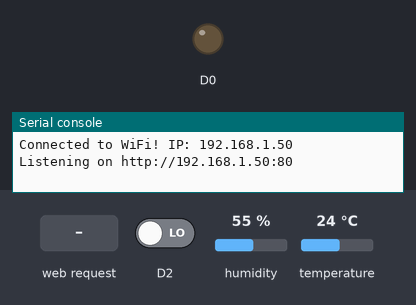
This program was run on a simulated CircuitPython board. Shown: output pins drawn as LEDs (lit = HIGH), the last lines printed to the serial console. Inputs (shaded band) come from the test bench; at power-on: D2 LOW, humidity 55 %, temperature 24 °C. Values from a settings file that is not in the repository are placeholders.

Above: at 2.7 s.
2.8 s: HTTP request GET /?led=toggle received
At 3.8 s:
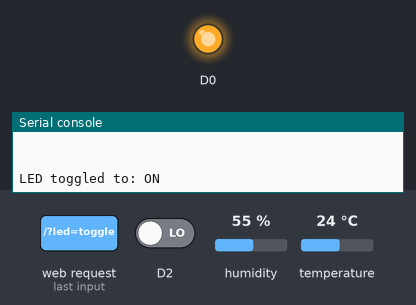
4.3 s: HTTP request GET / received
Timing chart, 0 to 7.3 s (numbered marks = the images above; inputs shaded):
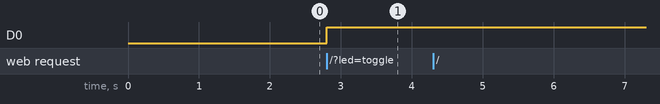

Measured:
- after the input at 2.8 s, D0: LOW → HIGH at once

The program:

26httpserver_DHT22_controlLED_MicrawaveRadar.py
```python
"""
HTTP Server using CircuitPython on Raspberry Pi Pico W
    - Read DHT22 Sensor
    - Control LED
    - Monitor Human Motion Sensor (Microwave Radar)
    - Auto-refresh every 10 seconds

Additional libraries
  https://circuitpython.org/libraries
  - adafruit_dht.mpy
"""

import board
import digitalio
import adafruit_dht
import wifi
import socketpool
import time
import os

# Settings
WIFI_SSID = os.getenv("WIFI_SSID")
WIFI_PASSWORD = os.getenv("WIFI_PASSWORD")
DHT_PIN_NAME = "GP4"
LED_PIN_NAME = "GP0"
MOTION_SENSOR_PIN_NAME = "GP2"
SERVER_PORT = 80
AUTO_REFRESH_SECONDS = 10

# WiFi setup
wifi.radio.connect(WIFI_SSID, WIFI_PASSWORD)
print(f"Connected to WiFi! IP: {wifi.radio.ipv4_address}")

# Sensor setup
dht_pin = getattr(board, DHT_PIN_NAME)
dht_device = adafruit_dht.DHT22(dht_pin)
led_pin = getattr(board, LED_PIN_NAME)
led = digitalio.DigitalInOut(led_pin)
led.direction = digitalio.Direction.OUTPUT
led_state = False

# Human Motion Sensor setup (Microwave Radar)
motion_sensor_pin = getattr(board, MOTION_SENSOR_PIN_NAME)
motion_sensor = digitalio.DigitalInOut(motion_sensor_pin)
motion_sensor.direction = digitalio.Direction.INPUT
motion_detected = False

pool = socketpool.SocketPool(wifi.radio)
server = pool.socket(pool.AF_INET, pool.SOCK_STREAM)
server.bind(('0.0.0.0', SERVER_PORT))
server.listen(1)
print(f"Listening on http://{wifi.radio.ipv4_address}:{SERVER_PORT}")

def get_sensor_data():
    try:
        temperature = dht_device.temperature
        humidity = dht_device.humidity
        return temperature, humidity
    except Exception as e:
        print("Sensor error:", e)
        return None, None

def check_motion():
    global motion_detected
    current_motion = motion_sensor.value
    if current_motion:
        motion_detected = True
        print("Motion detected!")
    else:
        motion_detected = False
    return motion_detected

def build_html(temp, hum, led_on, motion):
    led_status = "ON" if led_on else "OFF"
    led_button_text = "Turn OFF" if led_on else "Turn ON"
    motion_status = "DETECTED" if motion else "None"
    motion_class = "alert" if motion else "normal"

    html = f"""<!DOCTYPE html>
<html>
<head>
    <title>Pico W Sensor Monitor</title>
    <meta name="viewport" content="width=device-width, initial-scale=1">
    <meta charset="UTF-8">
    <meta http-equiv="refresh" content="{AUTO_REFRESH_SECONDS}">
    <style>
        body {{ font-family: Arial, sans-serif; margin: 20px; text-align: center; }}
        .container {{ max-width: 600px; margin: 0 auto; }}
        .reading {{ font-size: 1.2em; margin: 10px 0; }}
        button {{ padding: 10px 15px; background-color: #4CAF50; color: white;
                border: none; border-radius: 4px; cursor: pointer; margin-right: 10px; }}
        button:hover {{ background-color: #45a049; }}
        .led-on {{ background-color: #4CAF50; }}
        .led-off {{ background-color: #f44336; }}
        .alert {{ color: #f44336; font-weight: bold; }}
        .normal {{ color: #333; }}
        .refresh-info {{ font-size: 0.8em; color: #666; margin-top: 20px; }}
    </style>
</head>
<body>
    <div class="container">
        <h1>Pico W Sensor Monitor</h1>
        <div class="reading">Temperature: <strong>{temp if temp is not None else 'Error'} &deg;C</strong></div>
        <div class="reading">Humidity: <strong>{hum if hum is not None else 'Error'} %</strong></div>
        <div class="reading">LED Status: <strong>{led_status}</strong></div>
        <div class="reading">Motion: <strong class="{motion_class}">{motion_status}</strong></div>
        <form method="GET" action="/">
            <button type="submit" name="led" value="toggle" class="led-{'on' if led_on else 'off'}">{led_button_text}</button>
            <button type="submit">Refresh Now</button>
        </form>
        <div class="refresh-info">Page auto-refreshes every {AUTO_REFRESH_SECONDS} seconds</div>
    </div>
</body>
</html>"""
    return html

while True:
    client = None
    try:
        client, addr = server.accept()
        print("Client connected from", addr)
        client.settimeout(10.0)
        request = bytearray(1024)
        request_length = client.recv_into(request, 1024)
        request_text = request[:request_length].decode('utf-8')
        print("Request:", request_text)
        first_line = request_text.split('\r\n')[0]
        path = first_line.split(' ')[1] if len(first_line.split(' ')) > 1 else "/"
        led_toggled = False
        if "led=toggle" in path:
            led_state = not led_state
            led.value = led_state
            led_toggled = True
            print(f"LED toggled to: {'ON' if led_state else 'OFF'}")

        motion_status = check_motion()

        if led_toggled:
            response = ("HTTP/1.1 303 See Other\r\n"
                        "Location: /\r\n"
                        "Connection: close\r\n"
                        "\r\n")
        else:
            temp, hum = get_sensor_data()
            html = build_html(temp, hum, led_state, motion_status)
            response = ("HTTP/1.1 200 OK\r\n"
                        "Content-Type: text/html; charset=utf-8\r\n"
                        "Connection: close\r\n"
                        "\r\n" + html)
        client.send(response.encode('utf-8'))
    except Exception as e:
        print("Error:", e)
        time.sleep(1)
    finally:
        if client:
            client.close()
```
